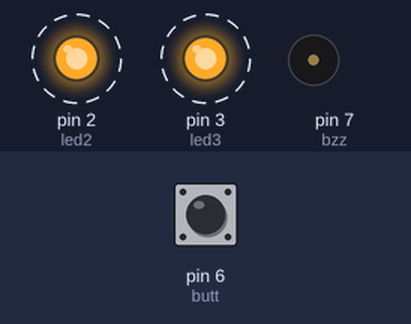
The sketch below on a simulated Arduino Uno, built with avr-gcc and run on an emulated ATmega328P. Parts: output pins drawn as LEDs (lit = HIGH), buzzer (waves = sounding). Dashed ring = blinking. The inputs (shaded band) are chosen by the test bench; at power-on: pin 6 (butt) HIGH.

Above: at 4.8 s.
4.9 s: pin 6 (butt) pulled LOW for 2.35 s
At 6.1 s:
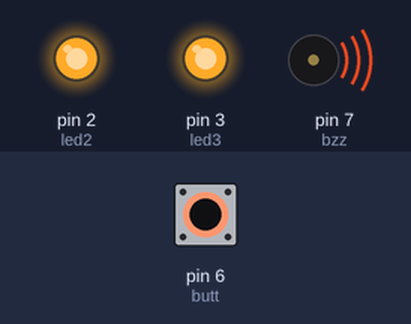
At 9.4 s:
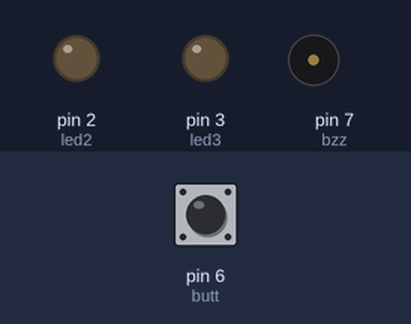
Timing chart, 0 to 14.7 s (numbered marks = the images above; inputs shaded):
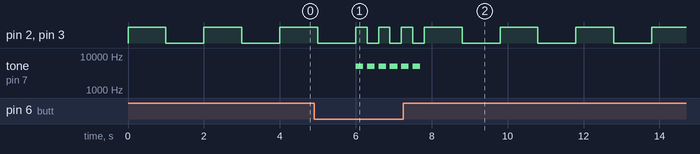

Measured:
- after the input at 4.9 s, tone on pin 7 (bzz): alternates 5000 Hz for 0.20 s and silent for 0.10 s, 12 changes in all, then stays silent, starting after 1.1 s

The sketch:

project.ino
```cpp
#define led2 2
#define led3 3
#define butt 6
#define bzz 7
void setup() {
  // put your setup code here, to run once:
  Serial.begin(9600);
  pinMode(led2,OUTPUT);
  pinMode(led3,OUTPUT);
  pinMode(bzz,OUTPUT);
  pinMode(butt,INPUT);

  digitalWrite(butt,HIGH);
}

void bunyi(int speeds,int freq){
  tone(bzz,freq);
  delay(speeds);
  noTone(bzz);
}

void loop() {
  // put your main code here, to run repeatedly:
  int butted = digitalRead(butt);
  if (butted == 0){
    digitalWrite(led2,HIGH);
    digitalWrite(led3,HIGH);
    bunyi(200,5000);
    delay(100);
    digitalWrite(led2,LOW);
    digitalWrite(led3,LOW);
    bunyi(200,5000);
    delay(100);
  }else{
    digitalWrite(led2,HIGH);
    digitalWrite(led3,HIGH);
    delay(1000);
    digitalWrite(led2,LOW);
    digitalWrite(led3,LOW);
    delay(1000);
  }
}
```
